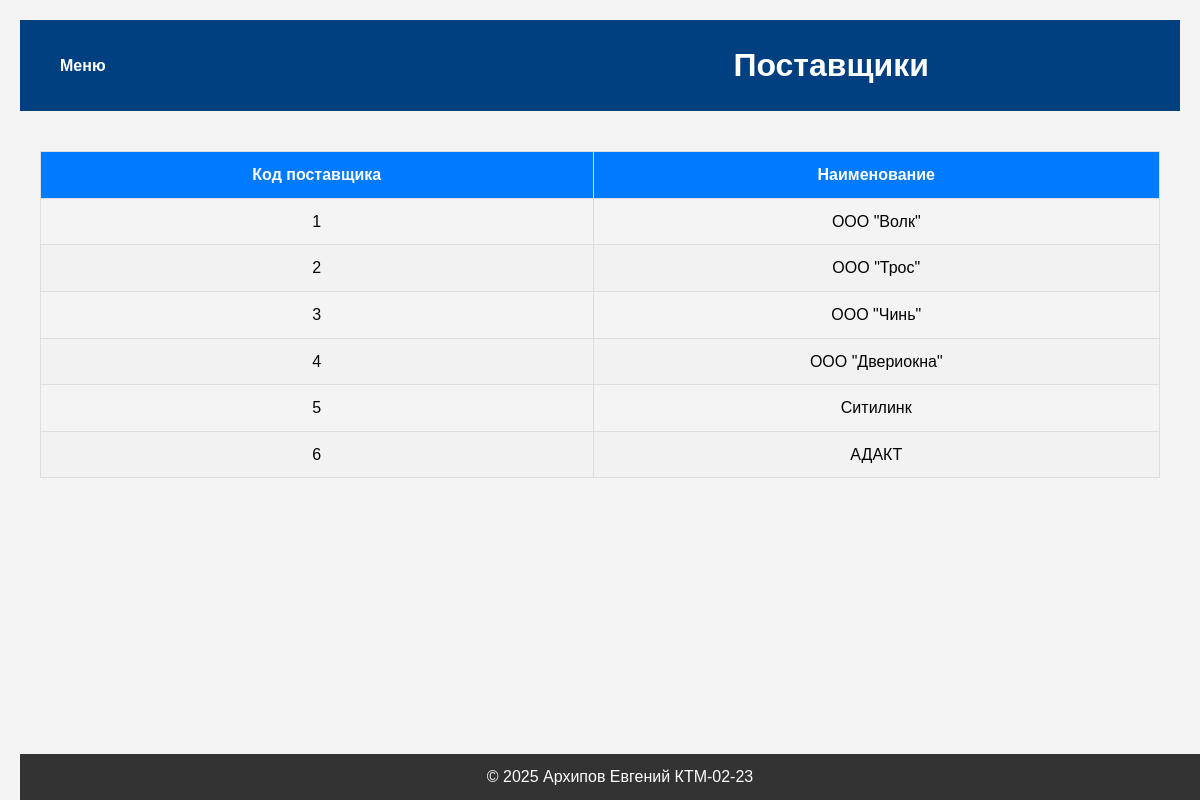
The page /suppliers/ (signed in) on the database its author committed.
### suppliers/models.py (models this page shows, shortened)
class Supplier(models.Model):
    code = models.IntegerField(unique=True)
    name = models.CharField(max_length=100)

### suppliers/views.py (the view)
# urls.py: path('', supplier_list, name='supplier_list'),
@permission_required('suppliers')
def supplier_list(request):
    suppliers = Supplier.objects.all()
    return render(request, 'suppliers/supplier_list.html', {'suppliers': suppliers})

### access_control/utils.py (called while the page is built)
def has_permission(user, view_name):
    try:
        access = AccessControl.objects.get(user=user)
        permission_map = {
            'homepage': access.view_homepage, #
            'about': access.view_about,
            'services': access.view_services, #
            'suppliers': access.view_suppliers, #
            'employees': access.view_employees, #
            'salary': access.view_salary,
            'reports': access.view_reports, #
            'access_system': access.view_access_system, #
            'archive': access.view_archive, #
        }
        return permission_map.get(view_name, 0) in [1, 2]  # 1 - доступ разрешен, 0 - доступ запрещен
    except AccessControl.DoesNotExist:
        return False

### suppliers/templates/suppliers/supplier_list.html (shortened to what this page needs)
{% extends 'base.html' %}
{% load static %}
{% block extra_styles %}
    <link rel="stylesheet" href="{% static 'suppliers/styles.css' %}">
{% endblock %}
{% block header %}
    <h1>Поставщики</h1>
{% endblock %}
{% block content %}
    <table>
        <thead>
            <tr>
                <th>Код поставщика</th>
                <th>Наименование</th>
            </tr>
        </thead>
        <tbody>
            {% for supplier in suppliers %}
                <tr>
                    <td>{{ supplier.code }}</td>
                    <td>{{ supplier.name }}</td>
                </tr>
            {% empty %}
                <tr>
                    <td colspan="2">Нет данных</td>
                </tr>
            {% endfor %}
        </tbody>
    </table>
{% endblock %}

### static/styles.css (style rules this page uses)
table { width: 100%; border-collapse: collapse; margin-bottom: 20px; }
th, td { border: 1px solid #ddd; padding: 8px; text-align: center; }
th { background-color: #1e3a8a; color: white; }
tr:nth-child(even) { background-color: #f2f2f2; }
body { font-family: Arial, sans-serif; background-color: #f4f4f4; margin: 0; padding: 0; line-height: 1.6; }
header h1 { margin: 0; font-size: 2em; text-align: center; flex-grow: 1; }

### suppliers/static/suppliers/styles.css (style rules this page uses)
body { font-family: Arial, sans-serif; background-color: #f4f4f4; margin: 20px; }
h1 { color: #ffffff; }
table { width: 100%; border-collapse: collapse; margin-top: 20px; }
th, td { padding: 10px; text-align: center; border: 1px solid #ddd; }
th { background-color: #007bff; color: white; }

### rows shown on the page
Supplier: code "1", name "ООО \"Волк\""
Supplier: code "2", name "ООО \"Трос\""
Supplier: code "3", name "ООО \"Чинь\""
Supplier: code "4", name "ООО \"Двериокна\""
Supplier: code "5", name "Ситилинк"
Supplier: code "6", name "АДАКТ"
